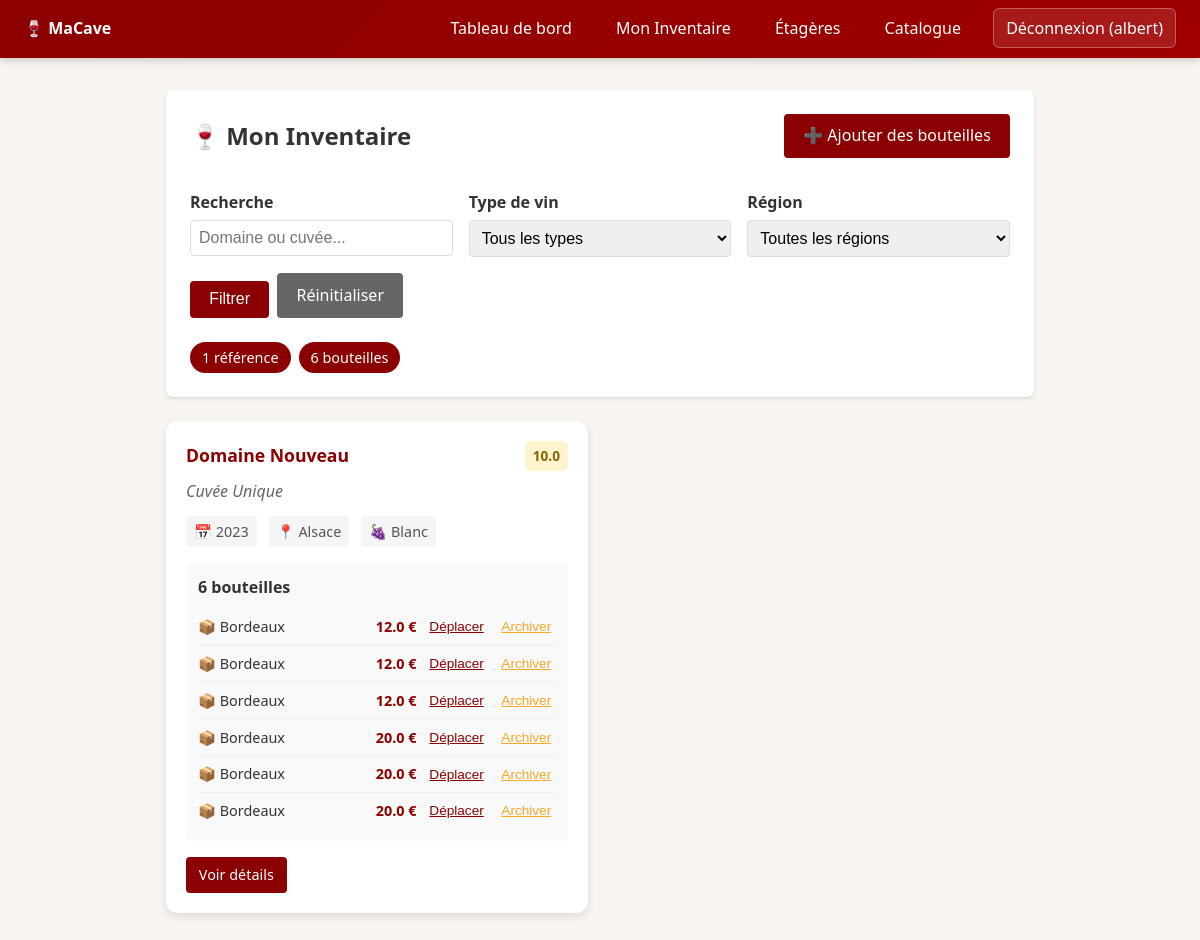
The page /inventaire/ (signed in) on the database as committed earlier.
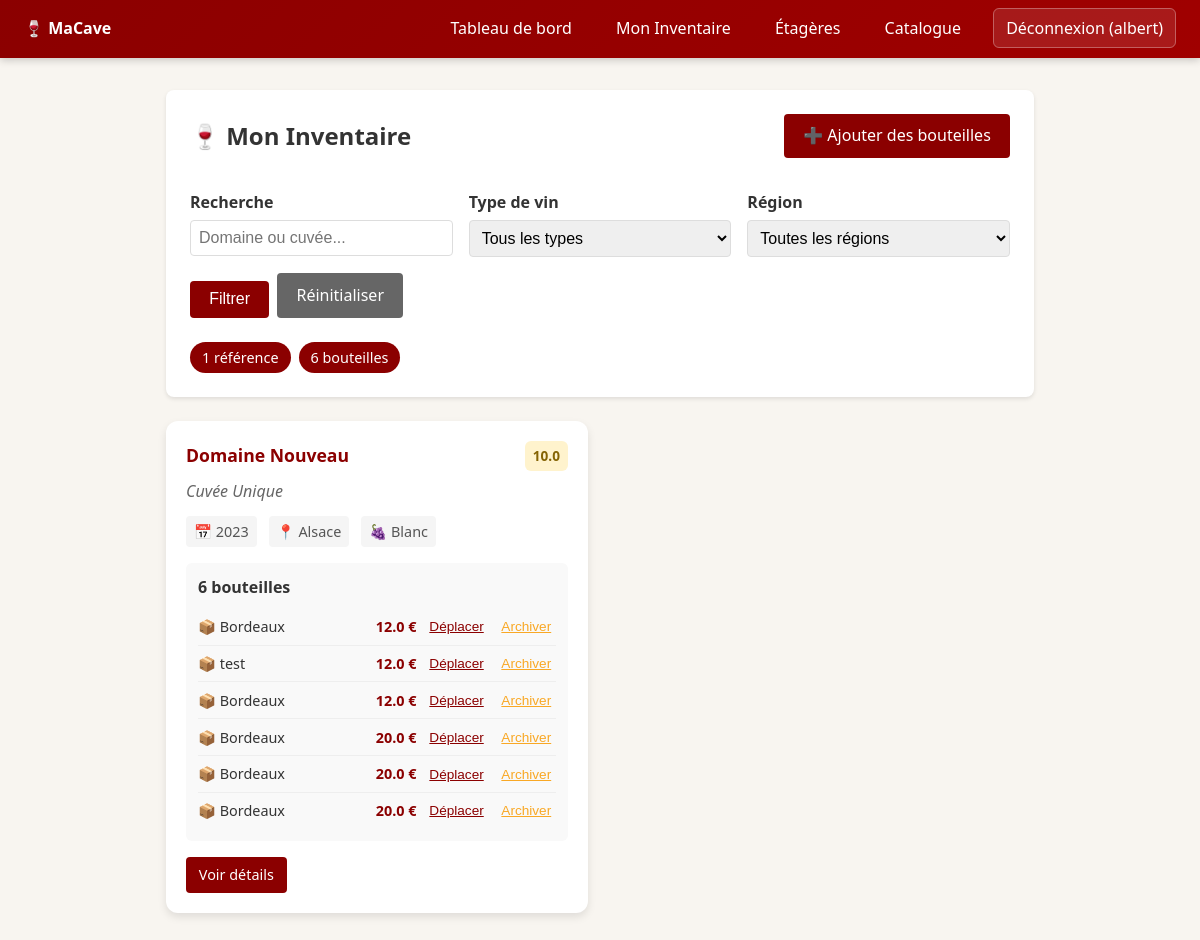
The same page on the database as committed later.
### tables this page shows
CREATE TABLE bouteilles (
    id INTEGER PRIMARY KEY AUTOINCREMENT,
    vin_id INTEGER NOT NULL,
    cave_id INTEGER NOT NULL,
    etagere_id INTEGER,
    prix_achat REAL,
    date_ajout DATE NOT NULL DEFAULT (DATE('now')),
    date_sortie DATE,
    statut TEXT NOT NULL DEFAULT 'en_stock',
    FOREIGN KEY (vin_id) REFERENCES vins(id) ON DELETE RESTRICT,
    FOREIGN KEY (cave_id) REFERENCES caves(id) ON DELETE CASCADE,
    FOREIGN KEY (etagere_id) REFERENCES etageres(id) ON DELETE RESTRICT,
    CHECK (statut IN ('en_stock', 'archivee'))
);

CREATE TABLE etageres (
    id INTEGER PRIMARY KEY AUTOINCREMENT,
    cave_id INTEGER NOT NULL,
    nom TEXT NOT NULL,
    capacite_max INTEGER NOT NULL DEFAULT 0,
    UNIQUE (cave_id, nom),
    FOREIGN KEY (cave_id) REFERENCES caves(id) ON DELETE CASCADE
);

### src/macave/routes/inventaire_routes.py (the view)
@bp.route("/")
def index():
    cave_id = _get_cave_id()
    if cave_id is None:
        flash("Aucune cave trouvée.", "warning")
        return redirect(url_for("auth.login"))
    rows = g.db.execute("""
        SELECT
            b.id as bouteille_id,
            b.prix_achat,
            b.date_ajout,
            e.nom as etagere_nom,
            v.id as vin_id,
            v.domaine,
            v.cuvee,
            v.type_vin,
            v.millesime,
            v.region,
            v.photo_url,
            (SELECT AVG(note) FROM evaluations WHERE vin_id = v.id) as note_moyenne,
            (SELECT COUNT(*) FROM evaluations WHERE vin_id = v.id) as nb_evaluations
        FROM bouteilles b
        JOIN vins v ON b.vin_id = v.id
        LEFT JOIN etageres e ON b.etagere_id = e.id
        WHERE b.cave_id = ? AND b.statut = 'en_stock'
        ORDER BY v.domaine, v.cuvee, b.date_ajout DESC
    """, (cave_id,)).fetchall()
    vins_dict = {}
    for row in rows:
        vin_key = row["vin_id"]
        if vin_key not in vins_dict:
            note_moy = row["note_moyenne"]
            vins_dict[vin_key] = {
                "id": row["vin_id"],
                "domaine": row["domaine"],
                "cuvee": row["cuvee"],
                "type_vin": row["type_vin"],
                "millesime": row["millesime"],
                "region": row["region"],
                "photo_url": row["photo_url"],
                "note_moyenne": f"{note_moy:.1f}" if note_moy else "Non évalué",
                "nb_evaluations": row["nb_evaluations"],
                "bouteilles": []
            }
        vins_dict[vin_key]["bouteilles"].append({
            "id": row["bouteille_id"],
            "prix_achat": row["prix_achat"],
            "date_ajout": row["date_ajout"],
            "etagere_nom": row["etagere_nom"] or "Aucune étagère"
        })
    type_filter = request.args.get("type", "")
    region_filter = request.args.get("region", "")
    search = request.args.get("search", "")
    filtered_vins = []
    for vin in vins_dict.values():
        if type_filter and vin["type_vin"] != type_filter:
            continue
        if region_filter and vin["region"] != region_filter:
            continue
        if search:
            search_lower = search.lower()
            if (search_lower not in vin["domaine"].lower() and
                search_lower not in vin["cuvee"].lower()):
                continue
        filtered_vins.append(vin)
    types = g.db.execute(
        "SELECT DISTINCT type_vin FROM vins ORDER BY type_vin"
    ).fetchall()
    regions = g.db.execute(
        "SELECT DISTINCT region FROM vins ORDER BY region"
    ).fetchall()
    etageres_rows = g.db.execute(
        "SELECT e.id, e.nom, e.capacite_max, "
        "(SELECT COUNT(*) FROM bouteilles b "
        " WHERE b.etagere_id = e.id AND b.statut = 'en_stock') as occ "
        "FROM etageres e WHERE e.cave_id = ?",
        (cave_id,),
    ).fetchall()
    etageres = []
    for r in etageres_rows:
        etageres.append({
            "id": r["id"],
            "nom": r["nom"],
            "capacite_max": r["capacite_max"],
            "places_libres": r["capacite_max"] - r["occ"],
            "_occupation": r["occ"],
        })
    return render_template(
        "inventaire/index.html",
        vins=filtered_vins,
        etageres=etageres,
        types=[t["type_vin"] for t in types],
        regions=[r["region"] for r in regions],
        current_type=type_filter,
        current_region=region_filter,
        current_search=search
    )

### src/macave/db.py (called while the page is built)
    def __enter__(self) -> sqlite3.Connection:
        self._connection = sqlite3.connect(self.db_path)
        self._connection.row_factory = sqlite3.Row
        self._connection.execute("PRAGMA foreign_keys = ON")
        return self._connection

### src/macave/routes/inventaire_routes.py (called while the page is built)
def _get_cave_id() -> int | None:
    if g.user is None:
        return None
    row = g.db.execute(
        "SELECT id FROM caves WHERE utilisateur_id = ?", (g.user.id,)
    ).fetchone()
    return row["id"] if row else None

### src/macave/services/auth_service.py (called while the page is built)
def get_user_by_id(user_id: int, conn: sqlite3.Connection) -> Utilisateur | None:
    row = conn.execute(
        "SELECT id, username, email, password_hash FROM utilisateurs WHERE id = ?",
        (user_id,),
    ).fetchone()
    if row is None:
        return None
    return Utilisateur(
        id=row["id"],
        username=row["username"],
        email=row["email"],
        password_hash=row["password_hash"],
    )

### src/macave/templates/inventaire/index.html (shortened to what this page needs)
{% extends 'base.html' %}
{% block content %}
<div class="card">
  <div class="header-with-action">
    <h2>🍷 Mon Inventaire</h2>
    <div class="action-buttons">
      <a href="{{ url_for('cave.ajouter_bouteilles') }}" class="btn">➕ Ajouter des bouteilles</a>
    </div>
  </div>
  <form method="GET" class="filtres-form" style="margin: 1.5rem 0;">
    <div class="filtres-grid">
      <div>
        <label for="search">Recherche</label>
        <input type="text" id="search" name="search"
               placeholder="Domaine ou cuvée..."
               value="{{ current_search }}">
      </div>
      <div>
        <label for="type">Type de vin</label>
        <select id="type" name="type">
          <option value="">Tous les types</option>
        </select>
      </div>
      <div>
        <label for="region">Région</label>
        <select id="region" name="region">
          <option value="">Toutes les régions</option>
        </select>
      </div>
      <div style="display: flex; align-items: flex-end;">
        <button type="submit" class="btn">Filtrer</button>
        <a href="{{ url_for('inventaire.index') }}" class="btn" style="background: #666; margin-left: 0.5rem;">Réinitialiser</a>
      </div>
    </div>
  </form>
  <div class="inventory-summary">
    <span class="badge">{{ vins|length }} référence{{ 's' if vins|length > 1 else '' }}</span>
    {% set total_bouteilles = namespace(count=0) %}
    {% for vin in vins %}
      {% set total_bouteilles.count = total_bouteilles.count + vin.bouteilles|length %}
    {% endfor %}
    <span class="badge">{{ total_bouteilles.count }} bouteille{{ 's' if total_bouteilles.count > 1 else '' }}</span>
  </div>
</div>
{% if vins %}
  <div class="vins-grid">
    {% for vin in vins %}
    <div class="vin-card">
      <div class="vin-info">
        <div class="vin-header">
          <h3>{{ vin.domaine }}</h3>
          <span class="note-badge {% if vin.note_moyenne != 'Non évalué' %}note-good{% endif %}">
            {{ vin.note_moyenne }}
          </span>
        </div>
        <p class="cuvee">{{ vin.cuvee }}</p>
        <div class="vin-meta">
          <span class="meta-item">📅 {{ vin.millesime }}</span>
          <span class="meta-item">📍 {{ vin.region }}</span>
          <span class="meta-item">🍇 {{ vin.type_vin }}</span>
        </div>
        <div class="vin-stock">
          <strong>{{ vin.bouteilles|length }} bouteille{{ 's' if vin.bouteilles|length > 1 else '' }}</strong>
          <ul class="bouteilles-list">
            {% for b in vin.bouteilles %}
            <li>
              <span class="b-etagere">📦 {{ b.etagere_nom }}</span>
              <span class="b-prix">{{ b.prix_achat }} €</span>
              <div class="b-actions">
                <button class="btn-link" onclick="showDeplacerModal({{ b.id }}, '{{ vin.domaine }} {{ vin.cuvee }} {{ vin.millesime }}')">Déplacer</button>
                <button class="btn-link btn-archiver" onclick="showArchiverModal({{ b.id }}, '{{ vin.domaine }} {{ vin.cuvee }} {{ vin.millesime }}')" title="Archiver après dégustation">Archiver</button>
              </div>
            </li>
            {% endfor %}
          </ul>
        </div>
        <div class="vin-actions">
          <a href="{{ url_for('inventaire.detail_vin', vin_id=vin.id) }}" class="btn btn-sm">Voir détails</a>
        </div>
      </div>
    </div>
    {% endfor %}
  </div>
{% endif %}
{% endblock %}

Rows that differ between the two databases and show on the page:
changed bouteilles: etagere_nom "Bordeaux" → "test"
